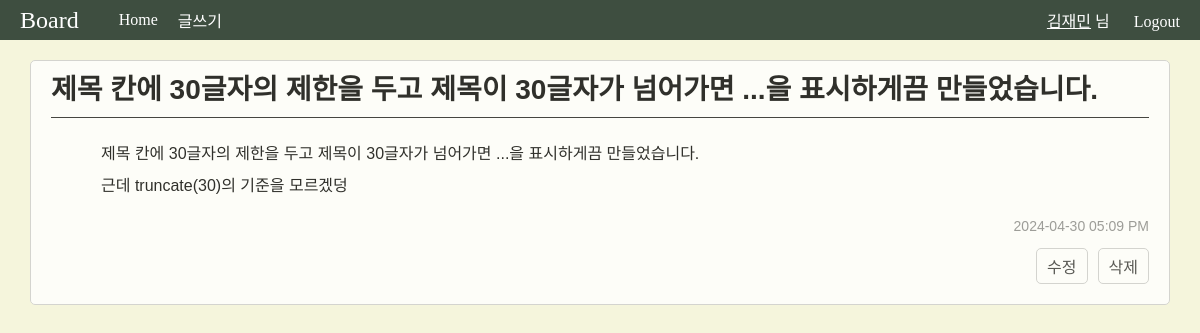
The app's page /blog/post/detail/10 (signed in) with its own data.
### apps/blog/models.py (models this page shows, shortened)
class User(db.Model, UserMixin):
    __tablename__ = "users"
    id = db.Column(db.Integer, primary_key=True)
    nickname = db.Column(db.String, unique=True, index=True)
    email = db.Column(db.String, unique=True, index=True)
    password_hash = db.Column(db.String)
    created_at = db.Column(db.DateTime, default=datetime.now)
    @property
    def password(self):
        raise AttributeError("읽어들일 수 없음")

class Post(db.Model):
    __tablename__ = "posts"
    id = db.Column(db.Integer, primary_key=True)
    title = db.Column(db.String, index=True)
    content = db.Column(db.String, index=True)
    created_at = db.Column(db.DateTime, default=datetime.now)
    updated_at = db.Column(db.DateTime, default=datetime.now, onupdate=datetime.now)

### apps/blog/views.py (the view)
@blog.route('/post/detail/<post_id>')
@login_required
def detail(post_id):
    post = Post.query.get(post_id)
    post.content = post.content.replace('\n', '<br>')
    return render_template('blog/detail_post.html', post=post)

### apps/blog/models.py (called while the page is built)
@login_manager.user_loader
def load_user(user_id):
    return User.query.get(user_id)

### apps/blog/templates/blog/detail_post.html
{% extends 'blog/layout.html' %}
{% block content %}
<link rel="stylesheet" href="{{ url_for('blog.static', filename='post.css') }}">
<div class="post">
    <div class="post-title">
        <h1>{{ post.title }}</h1>
        <hr>
    </div>
    <div class="post-content">
        <p id="post-content">
            {% autoescape false %}
            {{ post.content }}
            {% endautoescape %}
        </p>
        {% if post.updated_at == post.created_at %}
            <p class="post-date">{{ post.created_at.strftime("%Y-%m-%d %I:%M %p") }}</p>
        {% else %}
            <p class="post-date">{{ post.updated_at.strftime("%Y-%m-%d %I:%M %p") }}</p>
        {% endif %}
        <div class="post-buttons">
            <a href="{{ url_for('blog.edit_post', post_id=post.id) }}" class="edit-button">수정</a>
            <a href="{{ url_for('blog.delete_post', post_id=post.id) }}" class="delete-button"
            onclick="return confirm('게시물을 삭제하시겠습니까?')">삭제</a>
        </div>
</div>
{% endblock %}

### apps/blog/templates/blog/layout.html (shortened to what this page needs)
<!DOCTYPE html>
<html lang="ko">
<head>
    <link rel="stylesheet" href="{{ url_for('blog.static', filename='layout.css') }}">
</head>
<body>
    <div class="top-bar">
        <div class="title">
            <span>Board</span>
        </div>
        <div class="home">
            <a href="{{ url_for('blog.post') }}">Home</a>
        </div>
        <div class="write">
        <a href="{{ url_for('blog.create_post') }}">글쓰기</a>
        </div>
        <div class="login">
            <a>
            {% if current_user.is_authenticated %}
            <a id="nick" href="{{ url_for('blog.edit_user', user_id=current_user.id) }}">{{ current_user.nickname }}</a> 님
                <span><a href="{{ url_for('auth.logout') }}">Logout</a></span>
            {% else %}
                <span><a href="{{ url_for('auth.login') }}">Login</a></span>
            {% endif %}
            </a>
        </div>
    </div>
        {% block content %}{% endblock %}
    </div>
</body>
</html>

### apps/blog/static/layout.css (style rules this page uses)
html { height: 100vh; background-color:#f5f5dc; }
body { margin: auto; padding: auto; }
a { text-decoration: none; color: inherit; }
.top-bar { height: 40px; display: flex; justify-content: space-between; align-items: center; background-color: #3e4e40; color: white; margin-bottom: 20px; }
.title { font-size: 24px; margin-right: 20px; padding-left: 20px; }
.write { margin-right: auto; }
.login { margin-right: 20px; }
a { text-decoration: none; color: inherit; margin-left: 20px; }
#nick { text-decoration: underline; color: inherit; }

### apps/blog/static/post.css (style rules this page uses)
.post { background-color: rgb(255, 255, 255); opacity: 0.8; margin-bottom: 20px; border: 1px solid #ccc; border-radius: 5px; margin-left: 30px; margin-right: 30px; padding-bottom: 0px; }
.post-title { margin-left: 20px; margin-right: 20px; margin-bottom: 10px; }
.post-title h1 { padding-top: 6px; margin: 0; font-size: 28px; font-family: 'Orbit-Regular', sans-serif; }
.post-content { margin: 20px; font-size: 16px; }
#post-content { padding-left: 50px; padding-right: 50px; line-height: 2; font-family: 'Orbit-Regular', sans-serif; }
.post-date { font-size: 14px; color: #888; text-align: right; font-family: 'Orbit-Regular', sans-serif; }
hr { margin-top: 10px; margin-bottom: 10px; border: 0; border-top: 1px solid #1b1b1b; }
.post-buttons { display: flex; justify-content: flex-end; margin-top: 10px; }
.edit-button, .delete-button { margin-left: 10px; padding: 5px 10px; border: 1px solid #ccc; border-radius: 5px; text-decoration: none; color: #333; }

### records on screen
User: nickname "김재민"
Post: title "제목 칸에 30글자의 제한을 두고 제목이 30글자가 넘어가면 ...을 표시하게끔 만들었습니다.", content "제목 칸에 30글자의 제한을 두고 제목이 30글자가 넘어가면 ...을 표시하게끔 만들었습니다. 근데 truncate(30)의 기준을 모르겠덩", updated_at "2024-04-30 05:09 PM"
